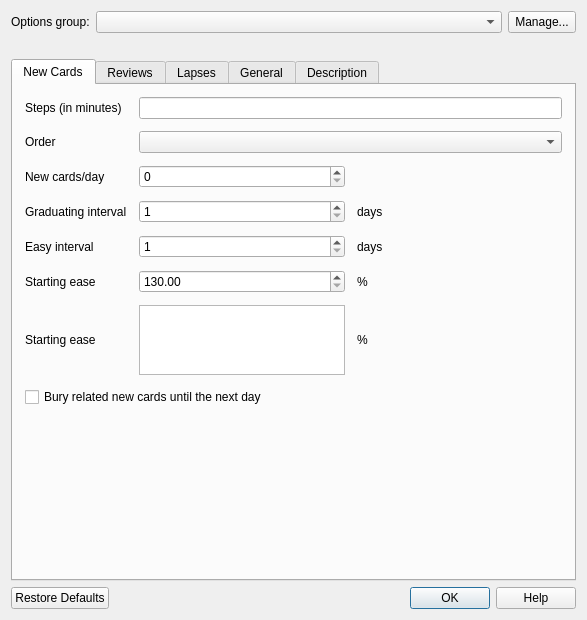
<?xml version="1.0" encoding="UTF-8"?>
<ui version="4.0">
 <class>Dialog</class>
 <widget class="QDialog" name="Dialog">
  <property name="geometry">
   <rect>
    <x>0</x>
    <y>0</y>
    <width>587</width>
    <height>620</height>
   </rect>
  </property>
  <layout class="QVBoxLayout" name="verticalLayout">
   <item>
    <layout class="QHBoxLayout" name="horizontalLayout_2">
     <item>
      <widget class="QLabel" name="label_31">
       <property name="text">
        <string>Options group:</string>
       </property>
      </widget>
     </item>
     <item>
      <widget class="QComboBox" name="dconf">
       <property name="sizePolicy">
        <sizepolicy hsizetype="Preferred" vsizetype="Fixed">
         <horstretch>3</horstretch>
         <verstretch>0</verstretch>
        </sizepolicy>
       </property>
      </widget>
     </item>
     <item>
      <widget class="QToolButton" name="confOpts">
       <property name="maximumSize">
        <size>
         <width>16777215</width>
         <height>32</height>
        </size>
       </property>
       <property name="text">
        <string>Manage...</string>
       </property>
       <property name="toolButtonStyle">
        <enum>Qt::ToolButtonTextBesideIcon</enum>
       </property>
       <property name="arrowType">
        <enum>Qt::NoArrow</enum>
       </property>
      </widget>
     </item>
    </layout>
   </item>
   <item>
    <widget class="QLabel" name="count">
     <property name="styleSheet">
      <string notr="true">* { color: red }</string>
     </property>
     <property name="text">
      <string/>
     </property>
     <property name="alignment">
      <set>Qt::AlignCenter</set>
     </property>
     <property name="wordWrap">
      <bool>true</bool>
     </property>
    </widget>
   </item>
   <item>
    <widget class="QTabWidget" name="tabWidget">
     <property name="currentIndex">
      <number>0</number>
     </property>
     <widget class="QWidget" name="tab">
      <attribute name="title">
       <string>New Cards</string>
      </attribute>
      <layout class="QVBoxLayout" name="verticalLayout_2">
       <property name="leftMargin">
        <number>12</number>
       </property>
       <property name="topMargin">
        <number>12</number>
       </property>
       <property name="rightMargin">
        <number>12</number>
       </property>
       <property name="bottomMargin">
        <number>12</number>
       </property>
       <item>
        <layout class="QGridLayout" name="gridLayout">
         <property name="spacing">
          <number>12</number>
         </property>
         <item row="4" column="1">
          <widget class="QSpinBox" name="lrnEasyInt">
           <property name="minimum">
            <number>1</number>
           </property>
          </widget>
         </item>
         <item row="3" column="1">
          <widget class="QSpinBox" name="lrnGradInt">
           <property name="minimum">
            <number>1</number>
           </property>
          </widget>
         </item>
         <item row="1" column="0">
          <widget class="QLabel" name="label_8">
           <property name="text">
            <string>Order</string>
           </property>
          </widget>
         </item>
         <item row="2" column="2">
          <widget class="QLabel" name="newplim">
           <property name="text">
            <string/>
           </property>
          </widget>
         </item>
         <item row="5" column="2">
          <widget class="QLabel" name="label_27">
           <property name="text">
            <string>%</string>
           </property>
          </widget>
         </item>
         <item row="3" column="0">
          <widget class="QLabel" name="label_4">
           <property name="text">
            <string>Graduating interval</string>
           </property>
          </widget>
         </item>
         <item row="5" column="1">
          <widget class="QDoubleSpinBox" name="lrnFactor">
           <property name="minimum">
            <number>130</number>
           </property>
           <property name="maximum">
            <number>999</number>
           </property>
          </widget>
         </item>
         <item row="4" column="0">
          <widget class="QLabel" name="label_5">
           <property name="text">
            <string>Easy interval</string>
           </property>
          </widget>
         </item>
         <item row="4" column="2">
          <widget class="QLabel" name="label_9">
           <property name="text">
            <string>days</string>
           </property>
          </widget>
         </item>
         <item row="1" column="1" colspan="2">
          <widget class="QComboBox" name="newOrder"/>
         </item>
         <item row="3" column="2">
          <widget class="QLabel" name="label_7">
           <property name="sizePolicy">
            <sizepolicy hsizetype="Expanding" vsizetype="Preferred">
             <horstretch>0</horstretch>
             <verstretch>0</verstretch>
            </sizepolicy>
           </property>
           <property name="text">
            <string>days</string>
           </property>
          </widget>
         </item>
         <item row="2" column="0">
          <widget class="QLabel" name="label_6">
           <property name="text">
            <string>New cards/day</string>
           </property>
          </widget>
         </item>
         <item row="0" column="1" colspan="2">
          <widget class="QLineEdit" name="lrnSteps"/>
         </item>
         <item row="7" column="0" colspan="3">
          <widget class="QCheckBox" name="bury">
           <property name="text">
            <string>Bury related new cards until the next day</string>
           </property>
          </widget>
         </item>
         <item row="2" column="1">
          <widget class="QSpinBox" name="newPerDay">
           <property name="maximum">
            <number>9999</number>
           </property>
          </widget>
         </item>
         <item row="5" column="0">
          <widget class="QLabel" name="label_24">
           <property name="text">
            <string>Starting ease</string>
           </property>
          </widget>
         </item>
         <item row="0" column="0">
          <widget class="QLabel" name="label_2">
           <property name="text">
            <string>Steps (in minutes)</string>
           </property>
          </widget>
         </item>
         <item row="6" column="1">
          <widget class="QTableWidget" name="startingEases">
           <property name="verticalScrollBarPolicy">
            <enum>Qt::ScrollBarAlwaysOff</enum>
           </property>
           <property name="horizontalScrollBarPolicy">
            <enum>Qt::ScrollBarAlwaysOff</enum>
           </property>
           <property name="sizeAdjustPolicy">
            <enum>QAbstractScrollArea::AdjustToContents</enum>
           </property>
          </widget>
         </item>
         <item row="6" column="0">
          <widget class="QLabel" name="label_16">
           <property name="text">
            <string>Starting ease</string>
           </property>
          </widget>
         </item>
         <item row="6" column="2">
          <widget class="QLabel" name="label_18">
           <property name="text">
            <string>%</string>
           </property>
          </widget>
         </item>
        </layout>
       </item>
       <item>
        <spacer name="verticalSpacer">
         <property name="orientation">
          <enum>Qt::Vertical</enum>
         </property>
         <property name="sizeHint" stdset="0">
          <size>
           <width>20</width>
           <height>40</height>
          </size>
         </property>
        </spacer>
       </item>
      </layout>
     </widget>
     <widget class="QWidget" name="tab_3">
      <attribute name="title">
       <string>Reviews</string>
      </attribute>
      <layout class="QVBoxLayout" name="verticalLayout_4">
       <property name="leftMargin">
        <number>12</number>
       </property>
       <property name="topMargin">
        <number>12</number>
       </property>
       <property name="rightMargin">
        <number>12</number>
       </property>
       <property name="bottomMargin">
        <number>12</number>
       </property>
       <item>
        <layout class="QGridLayout" name="gridLayout_3">
         <property name="spacing">
          <number>12</number>
         </property>
         <item row="1" column="0">
          <widget class="QLabel" name="label_20">
           <property name="text">
            <string>Easy bonus</string>
           </property>
          </widget>
         </item>
         <item row="1" column="1">
          <widget class="QDoubleSpinBox" name="easyBonus">
           <property name="minimum">
            <number>100</number>
           </property>
           <property name="maximum">
            <number>1000</number>
           </property>
           <property name="singleStep">
            <number>5</number>
           </property>
          </widget>
         </item>
         <item row="1" column="2">
          <widget class="QLabel" name="label_21">
           <property name="text">
            <string>%</string>
           </property>
          </widget>
         </item>
         <item row="2" column="2">
          <widget class="QLabel" name="label_34">
           <property name="text">
            <string>%</string>
           </property>
          </widget>
         </item>
         <item row="0" column="1">
          <widget class="QSpinBox" name="revPerDay">
           <property name="minimum">
            <number>0</number>
           </property>
           <property name="maximum">
            <number>9999</number>
           </property>
          </widget>
         </item>
         <item row="2" column="0">
          <widget class="QLabel" name="label_33">
           <property name="text">
            <string>Interval modifier</string>
           </property>
          </widget>
         </item>
         <item row="0" column="0">
          <widget class="QLabel" name="label_37">
           <property name="text">
            <string>Maximum reviews/day</string>
           </property>
          </widget>
         </item>
         <item row="3" column="0">
          <widget class="QLabel" name="label_3">
           <property name="text">
            <string>Maximum interval</string>
           </property>
          </widget>
         </item>
         <item row="3" column="1">
          <widget class="QSpinBox" name="maxIvl">
           <property name="minimum">
            <number>1</number>
           </property>
           <property name="maximum">
            <number>99999</number>
           </property>
          </widget>
         </item>
         <item row="3" column="2">
          <widget class="QLabel" name="label_23">
           <property name="text">
            <string>days</string>
           </property>
          </widget>
         </item>
         <item row="0" column="2">
          <widget class="QLabel" name="revplim">
           <property name="text">
            <string/>
           </property>
          </widget>
         </item>
         <item row="2" column="1">
          <widget class="QDoubleSpinBox" name="fi1">
           <property name="decimals">
            <number>0</number>
           </property>
           <property name="minimum">
            <double>0.000000000000000</double>
           </property>
           <property name="maximum">
            <double>999.000000000000000</double>
           </property>
           <property name="singleStep">
            <double>1.000000000000000</double>
           </property>
           <property name="value">
            <double>100.000000000000000</double>
           </property>
          </widget>
         </item>
         <item row="5" column="0" colspan="3">
          <widget class="QCheckBox" name="buryRev">
           <property name="text">
            <string>Bury related reviews until the next day</string>
           </property>
          </widget>
         </item>
         <item row="4" column="0">
          <widget class="QLabel" name="hardFactorLabel">
           <property name="text">
            <string>Hard interval</string>
           </property>
          </widget>
         </item>
         <item row="4" column="1">
          <widget class="QSpinBox" name="hardFactor">
           <property name="minimum">
            <number>5</number>
           </property>
           <property name="maximum">
            <number>120</number>
           </property>
          </widget>
         </item>
         <item row="4" column="2">
          <widget class="QLabel" name="label_15">
           <property name="text">
            <string>%</string>
           </property>
          </widget>
         </item>
        </layout>
       </item>
       <item>
        <spacer name="verticalSpacer_3">
         <property name="orientation">
          <enum>Qt::Vertical</enum>
         </property>
         <property name="sizeHint" stdset="0">
          <size>
           <width>20</width>
           <height>152</height>
          </size>
         </property>
        </spacer>
       </item>
      </layout>
     </widget>
     <widget class="QWidget" name="tab_2">
      <attribute name="title">
       <string>Lapses</string>
      </attribute>
      <layout class="QVBoxLayout" name="verticalLayout_3">
       <property name="leftMargin">
        <number>12</number>
       </property>
       <property name="topMargin">
        <number>12</number>
       </property>
       <property name="rightMargin">
        <number>12</number>
       </property>
       <property name="bottomMargin">
        <number>12</number>
       </property>
       <item>
        <layout class="QGridLayout" name="gridLayout_2">
         <property name="spacing">
          <number>12</number>
         </property>
         <item row="0" column="0">
          <widget class="QLabel" name="label_17">
           <property name="text">
            <string>Steps (in minutes)</string>
           </property>
          </widget>
         </item>
         <item row="0" column="1" colspan="2">
          <widget class="QLineEdit" name="lapSteps"/>
         </item>
         <item row="1" column="0">
          <widget class="QLabel" name="label">
           <property name="text">
            <string>New interval</string>
           </property>
          </widget>
         </item>
         <item row="3" column="0">
          <widget class="QLabel" name="label_10">
           <property name="text">
            <string>Leech threshold</string>
           </property>
          </widget>
         </item>
         <item row="3" column="1">
          <widget class="QSpinBox" name="leechThreshold"/>
         </item>
         <item row="3" column="2">
          <widget class="QLabel" name="label_11">
           <property name="sizePolicy">
            <sizepolicy hsizetype="Expanding" vsizetype="Preferred">
             <horstretch>0</horstretch>
             <verstretch>0</verstretch>
            </sizepolicy>
           </property>
           <property name="text">
            <string>lapses</string>
           </property>
          </widget>
         </item>
         <item row="4" column="0">
          <widget class="QLabel" name="label_12">
           <property name="text">
            <string>Leech action</string>
           </property>
          </widget>
         </item>
         <item row="2" column="1">
          <widget class="QSpinBox" name="lapMinInt">
           <property name="minimum">
            <number>1</number>
           </property>
           <property name="maximum">
            <number>99</number>
           </property>
          </widget>
         </item>
         <item row="2" column="0">
          <widget class="QLabel" name="label_13">
           <property name="text">
            <string>Minimum interval</string>
           </property>
          </widget>
         </item>
         <item row="2" column="2">
          <widget class="QLabel" name="label_14">
           <property name="text">
            <string>days</string>
           </property>
          </widget>
         </item>
         <item row="4" column="1" colspan="2">
          <layout class="QHBoxLayout" name="horizontalLayout">
           <item>
            <widget class="QComboBox" name="leechAction">
             <item>
              <property name="text">
               <string>Suspend Card</string>
              </property>
             </item>
             <item>
              <property name="text">
               <string>Tag Only</string>
              </property>
             </item>
            </widget>
           </item>
           <item>
            <spacer name="horizontalSpacer">
             <property name="orientation">
              <enum>Qt::Horizontal</enum>
             </property>
             <property name="sizeHint" stdset="0">
              <size>
               <width>40</width>
               <height>20</height>
              </size>
             </property>
            </spacer>
           </item>
          </layout>
         </item>
         <item row="1" column="2">
          <widget class="QLabel" name="label_28">
           <property name="text">
            <string>%</string>
           </property>
          </widget>
         </item>
         <item row="1" column="1">
          <widget class="QDoubleSpinBox" name="lapMult">
           <property name="maximum">
            <number>100</number>
           </property>
           <property name="singleStep">
            <number>5</number>
           </property>
          </widget>
         </item>
        </layout>
       </item>
       <item>
        <spacer name="verticalSpacer_2">
         <property name="orientation">
          <enum>Qt::Vertical</enum>
         </property>
         <property name="sizeHint" stdset="0">
          <size>
           <width>20</width>
           <height>72</height>
          </size>
         </property>
        </spacer>
       </item>
      </layout>
     </widget>
     <widget class="QWidget" name="tab_5">
      <attribute name="title">
       <string>General</string>
      </attribute>
      <layout class="QVBoxLayout" name="verticalLayout_6">
       <property name="leftMargin">
        <number>12</number>
       </property>
       <property name="topMargin">
        <number>12</number>
       </property>
       <property name="rightMargin">
        <number>12</number>
       </property>
       <property name="bottomMargin">
        <number>12</number>
       </property>
       <item>
        <layout class="QGridLayout" name="gridLayout_5">
         <property name="spacing">
          <number>12</number>
         </property>
         <item row="0" column="0">
          <widget class="QLabel" name="label_25">
           <property name="text">
            <string>Ignore answer times longer than</string>
           </property>
          </widget>
         </item>
         <item row="0" column="1">
          <widget class="QSpinBox" name="maxTaken">
           <property name="minimum">
            <number>30</number>
           </property>
           <property name="maximum">
            <number>3600</number>
           </property>
           <property name="singleStep">
            <number>10</number>
           </property>
          </widget>
         </item>
         <item row="0" column="2">
          <widget class="QLabel" name="label_26">
           <property name="text">
            <string>seconds</string>
           </property>
          </widget>
         </item>
        </layout>
       </item>
       <item>
        <widget class="QCheckBox" name="showTimer">
         <property name="text">
          <string>Show answer timer</string>
         </property>
        </widget>
       </item>
       <item>
        <widget class="QCheckBox" name="autoplaySounds">
         <property name="text">
          <string>Automatically play audio</string>
         </property>
        </widget>
       </item>
       <item>
        <widget class="QCheckBox" name="replayQuestion">
         <property name="text">
          <string>Always include question side when replaying audio</string>
         </property>
         <property name="checked">
          <bool>false</bool>
         </property>
        </widget>
       </item>
       <item>
        <spacer name="verticalSpacer_5">
         <property name="orientation">
          <enum>Qt::Vertical</enum>
         </property>
         <property name="sizeHint" stdset="0">
          <size>
           <width>20</width>
           <height>199</height>
          </size>
         </property>
        </spacer>
       </item>
      </layout>
     </widget>
     <widget class="QWidget" name="tab_4">
      <attribute name="title">
       <string>Description</string>
      </attribute>
      <layout class="QVBoxLayout" name="verticalLayout_5">
       <property name="spacing">
        <number>12</number>
       </property>
       <property name="leftMargin">
        <number>12</number>
       </property>
       <property name="topMargin">
        <number>12</number>
       </property>
       <property name="rightMargin">
        <number>12</number>
       </property>
       <property name="bottomMargin">
        <number>12</number>
       </property>
       <item>
        <widget class="QLabel" name="label_22">
         <property name="text">
          <string>Description to show on study screen (current deck only):</string>
         </property>
        </widget>
       </item>
       <item>
        <widget class="QTextEdit" name="desc"/>
       </item>
      </layout>
     </widget>
    </widget>
   </item>
   <item>
    <widget class="QDialogButtonBox" name="buttonBox">
     <property name="orientation">
      <enum>Qt::Horizontal</enum>
     </property>
     <property name="standardButtons">
      <set>QDialogButtonBox::Help|QDialogButtonBox::Ok|QDialogButtonBox::RestoreDefaults</set>
     </property>
    </widget>
   </item>
  </layout>
 </widget>
 <tabstops>
  <tabstop>dconf</tabstop>
  <tabstop>confOpts</tabstop>
  <tabstop>lrnSteps</tabstop>
  <tabstop>newOrder</tabstop>
  <tabstop>newPerDay</tabstop>
  <tabstop>lrnGradInt</tabstop>
  <tabstop>lrnEasyInt</tabstop>
  <tabstop>lrnFactor</tabstop>
  <tabstop>bury</tabstop>
  <tabstop>revPerDay</tabstop>
  <tabstop>easyBonus</tabstop>
  <tabstop>fi1</tabstop>
  <tabstop>maxIvl</tabstop>
  <tabstop>hardFactor</tabstop>
  <tabstop>buryRev</tabstop>
  <tabstop>lapSteps</tabstop>
  <tabstop>lapMult</tabstop>
  <tabstop>lapMinInt</tabstop>
  <tabstop>leechThreshold</tabstop>
  <tabstop>leechAction</tabstop>
  <tabstop>maxTaken</tabstop>
  <tabstop>showTimer</tabstop>
  <tabstop>autoplaySounds</tabstop>
  <tabstop>replayQuestion</tabstop>
  <tabstop>desc</tabstop>
 </tabstops>
 <resources>
  <include location="icons.qrc"/>
 </resources>
 <connections>
  <connection>
   <sender>buttonBox</sender>
   <signal>accepted()</signal>
   <receiver>Dialog</receiver>
   <slot>accept()</slot>
   <hints>
    <hint type="sourcelabel">
     <x>254</x>
     <y>320</y>
    </hint>
    <hint type="destinationlabel">
     <x>157</x>
     <y>274</y>
    </hint>
   </hints>
  </connection>
  <connection>
   <sender>buttonBox</sender>
   <signal>rejected()</signal>
   <receiver>Dialog</receiver>
   <slot>reject()</slot>
   <hints>
    <hint type="sourcelabel">
     <x>322</x>
     <y>320</y>
    </hint>
    <hint type="destinationlabel">
     <x>286</x>
     <y>274</y>
    </hint>
   </hints>
  </connection>
 </connections>
</ui>
